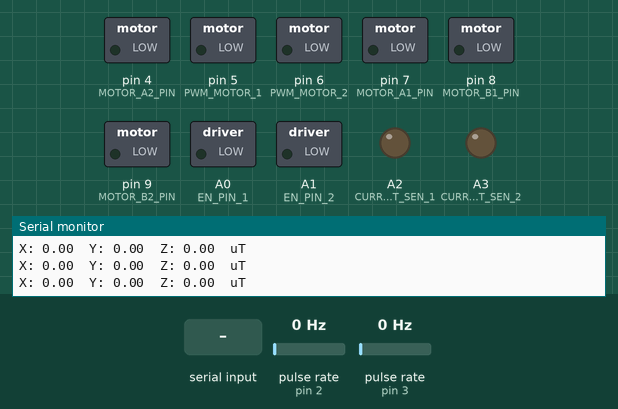
Bench run of a sketch on a simulated Arduino Mega 2560, built with avr-gcc and run on an emulated ATmega2560. On the bench: switched loads named in the sketch (green lamp = pin HIGH), output pins drawn as LEDs (lit = HIGH), the last lines printed to the serial monitor. Wiring (inferred from the names in the program): 2 × pulse sensor: data pin 2 / data pin 3. Inputs (shaded band) come from the test bench; at power-on: pulse rate (sensors on pin 2, pin 3) 0 Hz.

Above: at 1.3 s.
1.4 s: "R" received over the second serial link
At 2.3 s:
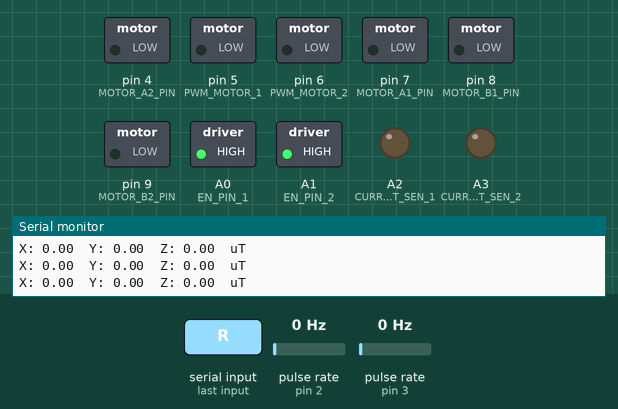
2.9 s: "2" received over the second serial link
At 4.1 s:
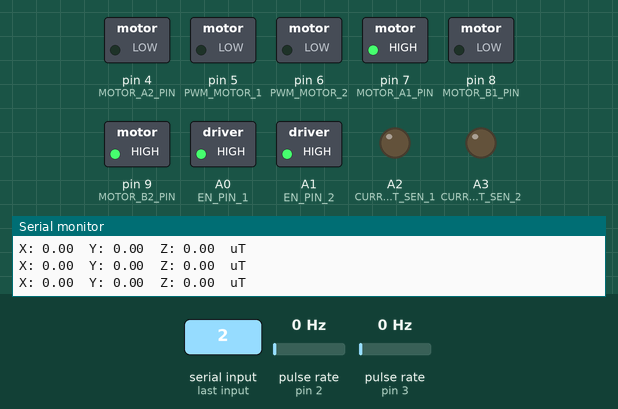
4.4 s: "3" received over the second serial link
At 5.6 s:
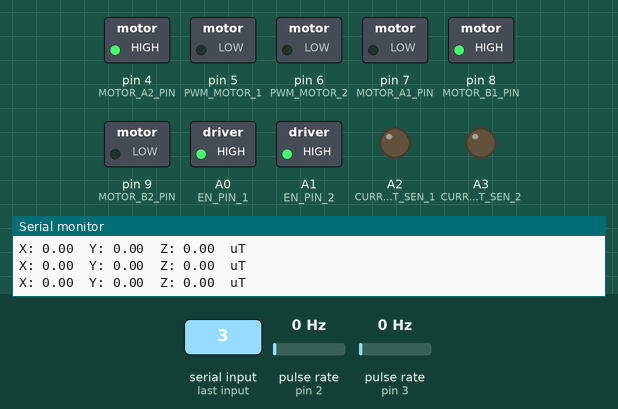
5.9 s: "+" received over the second serial link
At 6.4 s:
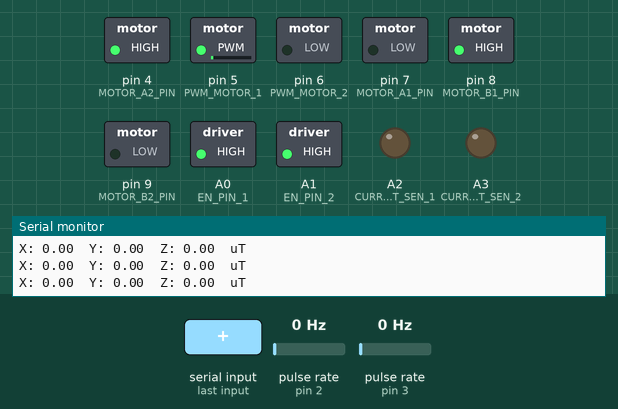
7.4 s: pulse rate (sensor on pin 2) set to 4 Hz
10.4 s: "-" received over the second serial link
At 11.1 s:
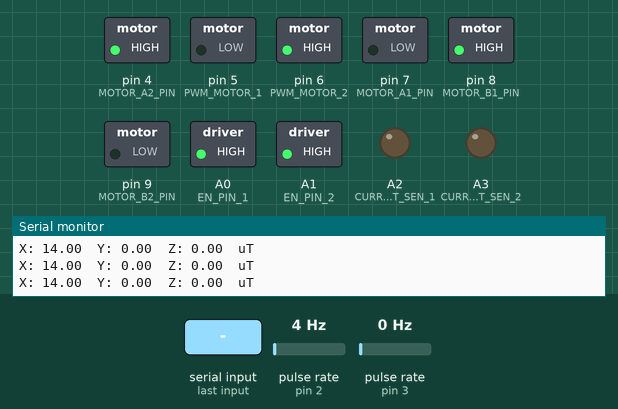
Timing chart, 0 to 12.9 s (numbered marks = the images above; inputs shaded):
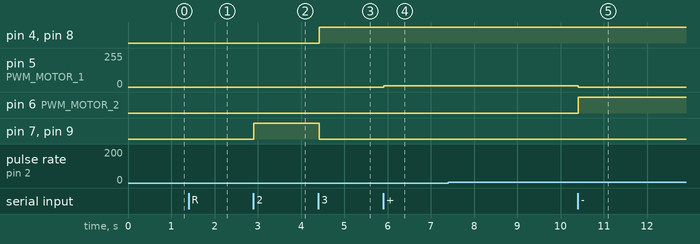

The sketch:

Monster_Encoders.ino
```cpp
void(* resetFunc) (void) = 0;

#include <AutoPID.h>

#define encoder_L_C1 2 // Base Motor # 1
#define encoder_R_C1 3 // Base Motor # 2

#define BRAKE 0
#define FRONT 1
#define REVERSE 2
#define CS_THRESHOLD 15   // Definition of safety current (Check: "1.3 Monster Shield Example").

//MOTOR 1
#define MOTOR_A1_PIN 7
#define MOTOR_B1_PIN 8

//MOTOR 2
#define MOTOR_A2_PIN 4
#define MOTOR_B2_PIN 9

#define PWM_MOTOR_1 5
#define PWM_MOTOR_2 6

#define CURRENT_SEN_1 A2
#define CURRENT_SEN_2 A3

#define EN_PIN_1 A0
#define EN_PIN_2 A1

#define MOTOR_1 0
#define MOTOR_2 1

double usSpeedL = 0, usSpeedR = 0;  //default motor speed
unsigned short usMotor_Status = BRAKE;

volatile double countLeft = 0;
volatile double countRight = 0;
volatile double stepsOverall = 0;

double KP = 100;
double KI = 0.0;
double KD = 0.0;

//AutoPID(double *input, double *setpoint, double *output, double outputMin, double outputMax, double Kp, double Ki, double Kd);

//AutoPID leftPID(&countLeft, &countRight, &usSpeedL, 0, 255, KP, KI, KD);
AutoPID rightPID(&countRight, &countLeft, &usSpeedR, 0, 255, KP, KI, KD);

void encoderLeft() {
  countLeft++;
  //stepsOverall = (countLeft + countRight) / 2;
}

void encoderRight() {
  countRight++;
  //stepsOverall = (countLeft + countRight) / 2;
}

void setup()
{
  Serial.begin(9600);
  Serial2.begin(9600);

  pinMode(encoder_L_C1, INPUT_PULLUP);
  pinMode(encoder_R_C1, INPUT_PULLUP);

  attachInterrupt(digitalPinToInterrupt(encoder_L_C1), encoderLeft, RISING);
  attachInterrupt(digitalPinToInterrupt(encoder_R_C1), encoderRight, RISING);

  pinMode(MOTOR_A1_PIN, OUTPUT);
  pinMode(MOTOR_B1_PIN, OUTPUT);

  pinMode(MOTOR_A2_PIN, OUTPUT);
  pinMode(MOTOR_B2_PIN, OUTPUT);

  pinMode(PWM_MOTOR_1, OUTPUT);
  pinMode(PWM_MOTOR_2, OUTPUT);

  pinMode(CURRENT_SEN_1, OUTPUT);
  pinMode(CURRENT_SEN_2, OUTPUT);

  pinMode(EN_PIN_1, OUTPUT);
  pinMode(EN_PIN_2, OUTPUT);

  Serial2.begin(9600);              // Initiates the serial to do the monitoring
  Serial2.println("Begin motor control");
  Serial2.println(); //Print function list for user selection
  Serial2.println("Enter number for control option:");
  Serial2.println("1. STOP");
  Serial2.println("2. FORWARD");
  Serial2.println("3. REVERSE");
  Serial2.println("+. INCREASE SPEED");
  Serial2.println("-. DECREASE SPEED");
  Serial2.println("R. RESET");
  Serial2.println("F. FETCH VALUES OF PWM");
  Serial2.println();

}

void loop()
{
  Serial.print("X: "); Serial.print(countLeft); Serial.print("  ");
  Serial.print("Y: "); Serial.print(countRight); Serial.print("  ");
  Serial.print("Z: "); Serial.print(stepsOverall); Serial.print("  ");
  Serial.println("uT");

  char user_input;

  while (Serial2.available())
  {
    user_input = Serial2.read(); //Read user input and trigger appropriate function
    digitalWrite(EN_PIN_1, HIGH);
    digitalWrite(EN_PIN_2, HIGH);

    if (user_input == '1')
    { rightPID.run();
      Stop();
    }
    else if (user_input == '2')
    { rightPID.run();
      Forward();
    }
    else if (user_input == '3')
    { rightPID.run();
      Reverse();
    }
    else if (user_input == '+')
    { rightPID.run();
      usSpeedL = usSpeedL + 10;
      IncreaseSpeed();
    }
    else if (user_input == '-')
    { rightPID.run();
      usSpeedL = usSpeedL - 10;
      DecreaseSpeed();
    }
    //    else if (user_input == ')')
    //    {
    //      usSpeedR = usSpeedR + 10;
    //      IncreaseSpeed();
    //    }
    //    else if (user_input == '(')
    //    {
    //      usSpeedR = usSpeedR - 10;
    //      DecreaseSpeed();
    //    }
    else if (user_input == 'R')
    {
      resetFunc();
    }
    else if (user_input == 'F')
    {
      Serial2.print("Speed L: ");
      Serial2.println(usSpeedL);
      Serial2.print("Speed R: ");
      Serial2.println(usSpeedR);
    }
    else
    {
      Serial2.println("Invalid option entered.");
    }

  }
}

void Stop()
{
  Serial2.println("Stop");
  usMotor_Status = BRAKE;
  motorGo(MOTOR_1, usMotor_Status, 0);
  motorGo(MOTOR_2, usMotor_Status, 0);
}

void Forward()
{
  Serial2.println("Forward");
  usMotor_Status = FRONT;
  motorGo(MOTOR_1, usMotor_Status, usSpeedL);
  motorGo(MOTOR_2, usMotor_Status, usSpeedR);
}

void Reverse()
{
  Serial2.println("Reverse");
  usMotor_Status = REVERSE;
  motorGo(MOTOR_1, usMotor_Status, usSpeedL);
  motorGo(MOTOR_2, usMotor_Status, usSpeedR);
}

void IncreaseSpeed()
{
  if (usSpeedL > 191)
  {
    usSpeedL = 191;
  }
  if (usSpeedR > 255)
  {
    usSpeedR = 255;
  }
  Serial2.print("Speed L: ");
  Serial2.println(usSpeedL);
  Serial2.print("Speed R: ");
  Serial2.println(usSpeedR);

  motorGo(MOTOR_1, usMotor_Status, usSpeedL);
  motorGo(MOTOR_2, usMotor_Status, usSpeedR);
}

void DecreaseSpeed()
{
  if (usSpeedL < 0)
  {
    usSpeedL = 0;
  }
  if (usSpeedR < 0)
  {
    usSpeedR = 0;
  }
  Serial2.print("Speed L: ");
  Serial2.println(usSpeedL);
  Serial2.print("Speed R: ");
  Serial2.println(usSpeedR);

  motorGo(MOTOR_1, usMotor_Status, usSpeedL);
  motorGo(MOTOR_2, usMotor_Status, usSpeedR);
}

void motorGo(uint8_t motor, uint8_t direct, uint8_t pwm)         //Function that controls the variables: motor(0 ou 1), direction (FRONT ou REVERSE) e pwm (entra 0 e 255);
{
  if (motor == MOTOR_1)
  {
    if (direct == FRONT)
    {
      digitalWrite(MOTOR_A1_PIN, HIGH);
      digitalWrite(MOTOR_B1_PIN, LOW);
    }
    else if (direct == REVERSE)
    {
      digitalWrite(MOTOR_A1_PIN, LOW);
      digitalWrite(MOTOR_B1_PIN, HIGH);
    }
    else
    {
      digitalWrite(MOTOR_A1_PIN, LOW);
      digitalWrite(MOTOR_B1_PIN, LOW);
    }

    analogWrite(PWM_MOTOR_1, pwm);
  }
  else if (motor == MOTOR_2)
  {
    if (direct == FRONT)
    {
      digitalWrite(MOTOR_A2_PIN, LOW);
      digitalWrite(MOTOR_B2_PIN, HIGH);
    }
    else if (direct == REVERSE)
    {
      digitalWrite(MOTOR_A2_PIN, HIGH);
      digitalWrite(MOTOR_B2_PIN, LOW);
    }
    else
    {
      digitalWrite(MOTOR_A2_PIN, LOW);
      digitalWrite(MOTOR_B2_PIN, LOW);
    }

    analogWrite(PWM_MOTOR_2, pwm);
  }
}
```

Measured:
- after the input at 1.4 s, A0 (EN_PIN_1), A1 (EN_PIN_2): LOW → HIGH at once
- after the input at 2.9 s, pin 7 (MOTOR_A1_PIN), pin 9 (MOTOR_B2_PIN): LOW → HIGH at once
- after the input at 4.4 s, pin 4 (MOTOR_A2_PIN), pin 8 (MOTOR_B1_PIN): LOW → HIGH at once; pin 7 (MOTOR_A1_PIN), pin 9 (MOTOR_B2_PIN): HIGH → LOW at once
- after the input at 5.9 s, pin 5 (PWM_MOTOR_1): 0/255 → 10/255 at once
- after the input at 10.4 s, pin 5 (PWM_MOTOR_1): 10/255 → 0/255 at once; pin 6 (PWM_MOTOR_2): LOW → HIGH at once
